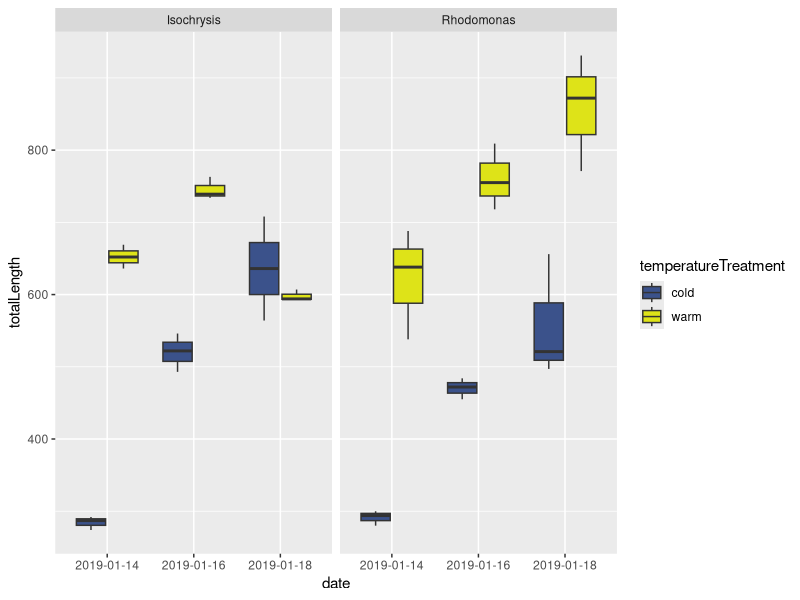
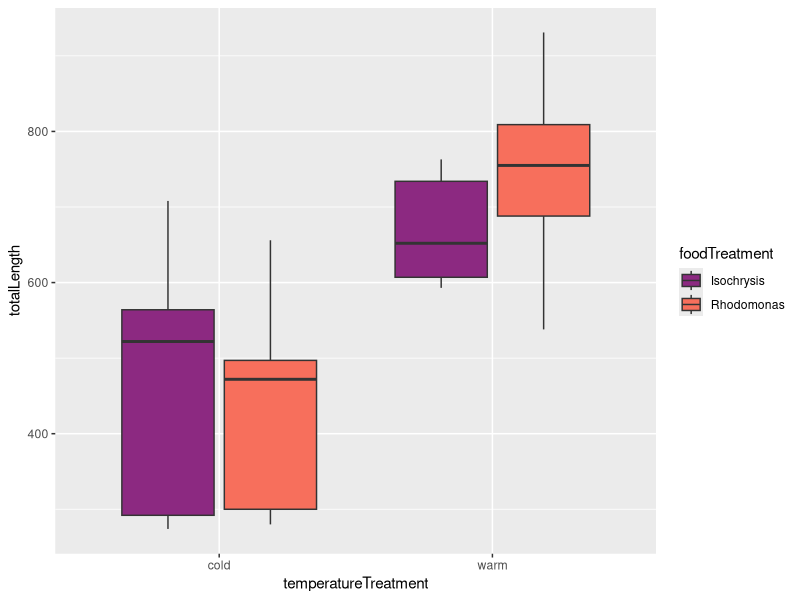

Source code (R) for these figures, in order:
###################################################################################
#                                                                                ##
# Urchin Development                                                             ##
# Data are current as of 2019-01-18                                              ##
# Data source: Oregon Institute of Marine Biology                                ##
# R code prepared by Ross Whippo                                                 ##
# Last updated 2019-01-18                                                        ##
#                                                                                ##
###################################################################################

# SUMMARY:
# Code to visualize and analyse growth patterns of larval Strongylocentrotus
# purpuratus for Ross Whippo's winter 2019 lab rotation with Richard Emlet.

# Required Files (check that script is loading latest version):
# Urchin-Temp-Food-Development.csv

# Associated Scripts:
# None

# TO DO

###################################################################################
# TABLE OF CONTENTS                                                               #
#                                                                                 #
# RECENT CHANGES TO SCRIPT                                                        #
# LOAD PACKAGES                                                                   #
# READ IN AND PREPARE DATA                                                        #
# MANIPULATE DATA                                                                 #   
#                                                                                 #
###################################################################################

###################################################################################
# RECENT CHANGES TO SCRIPT                                                        #
###################################################################################

# 2019-01-18 Script created.

###################################################################################
# LOAD PACKAGES                                                                   #
###################################################################################

library(tidyverse)
library(ggplot2)
library(viridis)

###################################################################################
# READ IN AND PREPARE DATA                                                        #
###################################################################################

devel <- read.csv("Urchin-Temp-Food-Development.csv")

str(devel)

###################################################################################
# MANIPULATE DATA                                                                 #
###################################################################################

ggplot(data = filter(devel, date != "2019-01-11"), aes(x = date, y = totalLength, fill = temperatureTreatment)) +
  geom_boxplot() +
  facet_wrap(~ foodTreatment) +
  scale_fill_viridis(discrete = TRUE, begin = 0.25, end = 0.95, option = "D")

ggplot(data = filter(devel, date != "2019-01-11"), aes(x = temperatureTreatment, y = totalLength, fill = foodTreatment)) +
  geom_boxplot() +
  scale_fill_viridis(discrete = TRUE, begin = 0.4, end = 0.7, option = "A")
  

############### SUBSECTION HERE

#####
#<<<<<<<<<<<<<<<<<<<<<<<<<<END OF SCRIPT>>>>>>>>>>>>>>>>>>>>>>>>#
